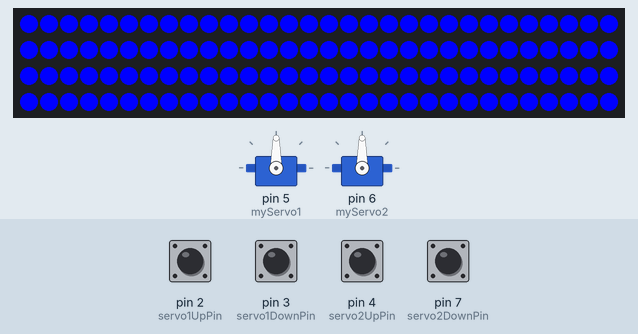
Simulated run of this sketch. Board: Arduino Uno, built with avr-gcc and run on an emulated ATmega328P. Parts: 2 × servo, 120 RGB LEDs in strip order, left to right, continuing on the next row. The inputs (shaded band) are chosen by the test bench; at power-on: pin 2 (servo1UpPin), pin 3 (servo1DownPin), pin 4 (servo2UpPin), pin 7 (servo2DownPin) HIGH.

Above: at 1.2 s.
1.3 s: pin 2 (servo1UpPin) pulled LOW for 0.15 s
At 1.9 s:
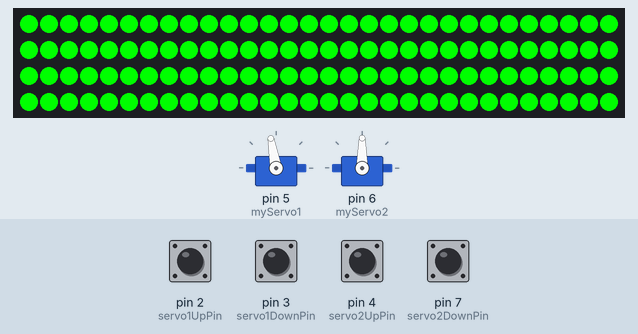
2.9 s: pin 4 (servo2UpPin) pulled LOW for 0.15 s
At 4.1 s:
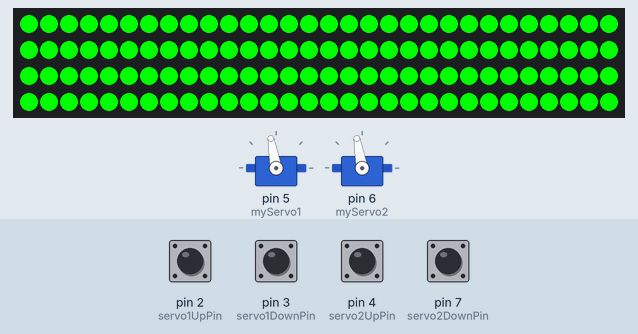
4.5 s: pin 3 (servo1DownPin) pulled LOW for 0.15 s
At 5.1 s:
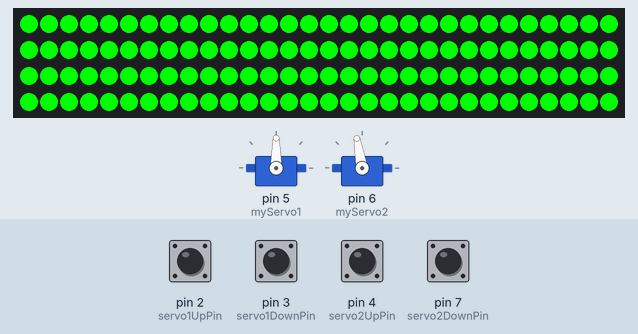
6.1 s: pin 7 (servo2DownPin) pulled LOW for 0.15 s
At 6.5 s:
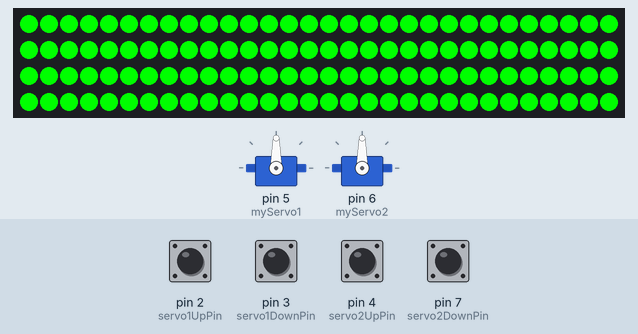
7.7 s: pin 3 (servo1DownPin) pulled LOW for 1 s
At 8.7 s:
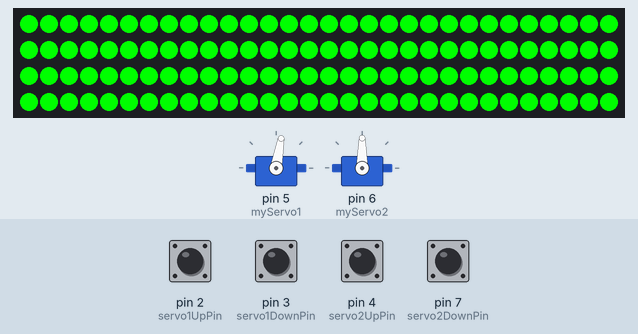
10.2 s: pin 3 (servo1DownPin) pulled LOW for 0.15 s
At 10.9 s:
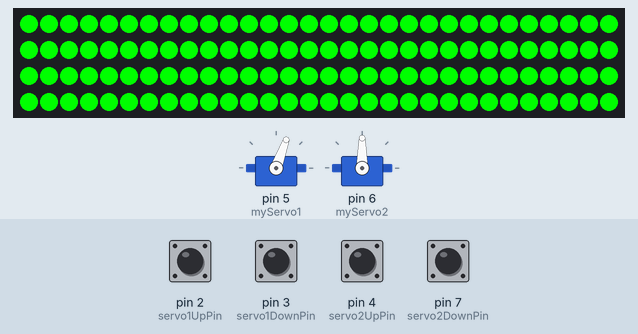
Timing chart, 0 to 12.8 s (numbered marks = the images above; inputs shaded):
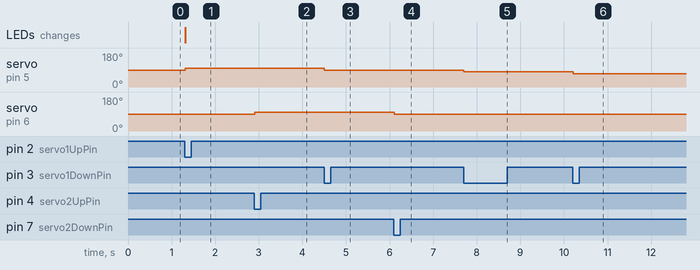

The sketch:

servo+led+timer.ino
```cpp
#include <Servo.h>
#include <Adafruit_NeoPixel.h>

// ================= SERVO SETUP =================
Servo myServo1;
Servo myServo2;

// Touch pad pins
const int servo1UpPin = 2;
const int servo1DownPin = 3;
const int servo2UpPin = 4;
const int servo2DownPin = 7;

// Servo positions
int pos1 = 90;
int pos2 = 90;

// Edge detection
bool lastS1Up = HIGH;
bool lastS1Down = HIGH;
bool lastS2Up = HIGH;
bool lastS2Down = HIGH;

// ================= LED STRIP SETUP =================
#define LED_PIN 8
#define NUM_LEDS 120

Adafruit_NeoPixel strip(NUM_LEDS, LED_PIN, NEO_GRB + NEO_KHZ800);

// ================= TIMER SETUP =================
bool gameStarted = false;
bool gameOver = false;

unsigned long startTime = 0;
const unsigned long GAME_DURATION = 210000; // 3.5 minutes
const unsigned long LAST_10_SEC = 10000;    // 10 seconds

void setup() {
  // Attach servos
  myServo1.attach(5);
  myServo2.attach(6);

  // Initialize touch pins
  pinMode(servo1UpPin, INPUT_PULLUP);
  pinMode(servo1DownPin, INPUT_PULLUP);
  pinMode(servo2UpPin, INPUT_PULLUP);
  pinMode(servo2DownPin, INPUT_PULLUP);

  // Set initial servo positions
  myServo1.write(pos1);
  myServo2.write(pos2);

  // Initialize LED strip
  strip.begin();
  strip.show();

  // Blue = waiting for players
  setColor(0, 0, 255);
}

void loop() {

  // Read touch states
  int s1UpState = digitalRead(servo1UpPin);
  int s1DownState = digitalRead(servo1DownPin);
  int s2UpState = digitalRead(servo2UpPin);
  int s2DownState = digitalRead(servo2DownPin);

  // ================= START GAME =================
  // Start when any pad is touched for first time
  if (!gameStarted) {
    if (s1UpState == LOW || s1DownState == LOW ||
        s2UpState == LOW || s2DownState == LOW) {

      gameStarted = true;
      startTime = millis();

      // Green = game started
      setColor(0, 255, 0);
    }
  }

  // ================= TIMER =================
  if (gameStarted && !gameOver) {
    unsigned long elapsed = millis() - startTime;
    unsigned long remaining = GAME_DURATION - elapsed;

    // Orange for last 10 sec
    if (remaining <= LAST_10_SEC && remaining > 0) {
      setColor(255, 165, 0);
    }

    // Game over
    if (elapsed >= GAME_DURATION) {
      gameOver = true;

      // Red = game over
      setColor(255, 0, 0);
    }
  }

  // ================= SERVO MOVEMENT =================
  // Freeze board when game over
  if (!gameOver) {

    // -------- SERVO 1 --------
    if (s1UpState == LOW && lastS1Up == HIGH) {
      pos1 = min(pos1 + 10, 180);
      myServo1.write(pos1);
      delay(50);
    }

    if (s1DownState == LOW && lastS1Down == HIGH) {
      pos1 = max(pos1 - 10, 0);
      myServo1.write(pos1);
      delay(50);
    }

    // -------- SERVO 2 --------
    if (s2UpState == LOW && lastS2Up == HIGH) {
      pos2 = min(pos2 + 10, 180);
      myServo2.write(pos2);
      delay(50);
    }

    if (s2DownState == LOW && lastS2Down == HIGH) {
      pos2 = max(pos2 - 10, 0);
      myServo2.write(pos2);
      delay(50);
    }
  }

  // Save states
  lastS1Up = s1UpState;
  lastS1Down = s1DownState;
  lastS2Up = s2UpState;
  lastS2Down = s2DownState;

  delay(10);
}

// ================= LED FUNCTION =================
void setColor(int r, int g, int b) {
  for (int i = 0; i < NUM_LEDS; i++) {
    strip.setPixelColor(i, strip.Color(r, g, b));
  }
  strip.show();
}
```

Measured:
- after the input at 1.3 s, servo on pin 5 (myServo1): 90° → 100° at once; the LEDs: change at once (image 1)
- after the input at 2.9 s, servo on pin 6 (myServo2): 90° → 100° at once
- after the input at 4.5 s, servo on pin 5 (myServo1): 100° → 90° at once
- after the input at 6.1 s, servo on pin 6 (myServo2): 100° → 90° at once
- after the input at 7.7 s, servo on pin 5 (myServo1): 90° → 80° at once
- after the input at 10.2 s, servo on pin 5 (myServo1): 80° → 70° at once
